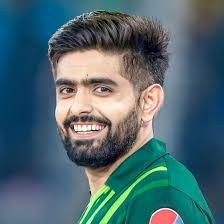
#> input picture Lab 05/open cv/Feature Detection and Description/babarazam.jpeg, 224 x 224 px, found by its file name
$ jupyter execute --allow-errors 'Feature extraction.ipynb'   (shell and % lines are left out)
#> lines starting #> are read from the running program, lines starting #| are printed output that depends on the picture; after the words box and inside, x2 and y2 are one past the last pixel; in counts of white or black regions, pixels touching at a corner belong together
[cell 1]
import cv2
import numpy as np
import matplotlib.pyplot as plt

[cell 2]
import cv2

image = cv2.imread("D:/open cv/Feature Detection and Description/babarazam.jpeg")
#> image is the input picture: shape (224, 224, 3); mean B, G, R 111.4, 103.7, 77

gray_image = cv2.cvtColor(image, cv2.COLOR_BGR2GRAY)
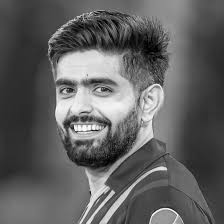
#> gray_image: shape (224, 224); min 0, max 254, mean 96.6

cv2.imshow("Original Image", image)
cv2.imshow("Gray Image", gray_image)

cv2.waitKey(0)
cv2.destroyAllWindows()

[cell 3]
edges = cv2.Canny(gray_image, 100, 200)
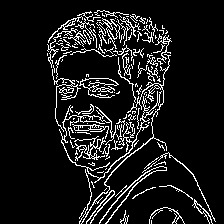
#> edges: shape (224, 224); 10% white in thin lines or dots, all inside (x1, y1, x2, y2) = (47, 10, 216, 224)
plt.imshow(edges, cmap='gray')
plt.title('Edge Image')
plt.show()

[cell 4]
sift = cv2.SIFT_create()
keypoints, descriptors = sift.detectAndCompute(gray_image, None)
#> keypoints = 225 keypoints; strongest (x, y, size): (72, 128, 2.2), (75, 65, 20.8), (112, 192, 2.8), (162, 168, 3.8)
image_with_sift = cv2.drawKeypoints(image, keypoints, None)
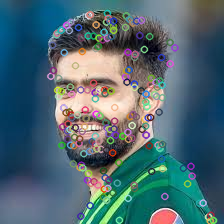
#> image_with_sift: shape (224, 224, 3); mean B, G, R 113.3, 104.5, 78.3
plt.imshow(cv2.cvtColor(image_with_sift, cv2.COLOR_BGR2RGB))
plt.title('SIFT Features')
plt.show()

[cell 5]
orb = cv2.ORB_create()
keypoints, descriptors = orb.detectAndCompute(gray_image, None)
#> keypoints = 425 keypoints; strongest (x, y, size): (75, 127, 31), (73, 128, 31), (74, 127, 37.2), (72, 128, 37.2)
image_with_orb = cv2.drawKeypoints(image, keypoints, None, flags=cv2.DRAW_MATCHES_FLAGS_DRAW_RICH_KEYPOINTS)
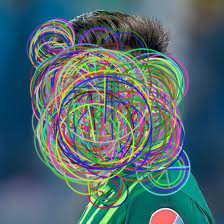
#> image_with_orb: shape (224, 224, 3); mean B, G, R 110.7, 105.5, 80
plt.imshow(cv2.cvtColor(image_with_orb, cv2.COLOR_BGR2RGB))
plt.title('ORB Features')
plt.show()

[cell 6]
import numpy as np
import cv2
import matplotlib
import matplotlib.pyplot as plt

[cell 7]
img = cv2.imread("D:/open cv/Feature Detection and Description/babarazam.jpeg")
plt.imshow(img)

[cell 8]
#Converting the image to gray
gray = cv2.cvtColor(img, cv2.COLOR_BGR2GRAY)
gray.shape
plt.imshow(gray)

[cell 9]
plt.imshow(gray, cmap='gray')

[cell 10]
import cv2
import matplotlib.pyplot as plt

img = cv2.imread("D:/open cv/Feature Detection and Description/babarazam.jpeg")

gray = cv2.cvtColor(img, cv2.COLOR_BGR2GRAY)

face_cascade = cv2.CascadeClassifier(cv2.data.haarcascades + "haarcascade_frontalface_default.xml")

faces = face_cascade.detectMultiScale(gray, 1.3, 5)
#> faces = [[31, 48, 105, 105]]

print(faces)
#| [[ 31  48 105 105]]

for (x,y,w,h) in faces:
    cv2.rectangle(img,(x,y),(x+w,y+h),(0,255,0),2)
#> this loop made 1 pass
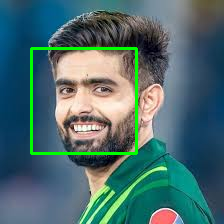
#> img: shape (224, 224, 3); 2.5% of pixels changed, all inside (x1, y1, x2, y2) = (30, 47, 138, 155)

plt.imshow(cv2.cvtColor(img, cv2.COLOR_BGR2RGB))
plt.axis("off")

[cell 11]
(x,y,w,h) = faces[0]
#> x = 31; y = 48; w = 105; h = 105
x,y,w,h
#> Out = (31, 48, 105, 105)

[cell 12]
face_img = cv2.rectangle(img,(x,y),(x+w,y+h),(255,0,0),2)
plt.imshow(face_img)

[cell 13]
import cv2
import matplotlib.pyplot as plt

img = cv2.imread("D:/open cv/Feature Detection and Description/babarazam.jpeg")

gray = cv2.cvtColor(img, cv2.COLOR_BGR2GRAY)

face_cascade = cv2.CascadeClassifier(cv2.data.haarcascades + "haarcascade_frontalface_default.xml")
eye_cascade = cv2.CascadeClassifier(cv2.data.haarcascades + "haarcascade_eye.xml")

faces = face_cascade.detectMultiScale(gray, 1.3, 5)

for (x,y,w,h) in faces:

    cv2.rectangle(img,(x,y),(x+w,y+h),(255,0,0),2)

    roi_gray = gray[y:y+h, x:x+w]
    roi_color = img[y:y+h, x:x+w]

    eyes = eye_cascade.detectMultiScale(roi_gray)

    for (ex,ey,ew,eh) in eyes:
        cv2.rectangle(roi_color,(ex,ey),(ex+ew,ey+eh),(0,255,0),2)
#> this loop made 1 pass
#> (x, y, w, h, eyes) on pass 1: (31, 48, 105, 105, [[22, 27, 29, 29], [58, 30, 23, 23]])
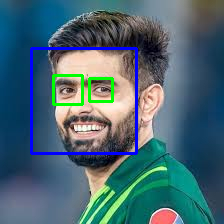
#> img: shape (224, 224, 3); 3.73% of pixels changed, all inside (x1, y1, x2, y2) = (30, 47, 138, 155)
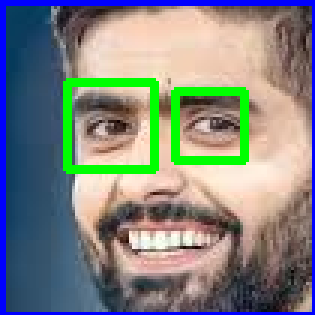
#> roi_color: shape (105, 105, 3) (shown 3 times larger); mean B, G, R 128.7, 131.7, 127.7

plt.figure()
plt.imshow(cv2.cvtColor(img, cv2.COLOR_BGR2RGB))
plt.axis("off")
plt.show()

[cell 14]
#Plotting the cropped Image
plt.imshow(roi_color, cmap='gray')
plt.show()

[cell 15]
cropped_img = np.array(roi_color)
cropped_img.shape
#> Out = (105, 105, 3)

[cell 16]
import numpy as np
import pywt
import cv2

def w2d(img, mode='haar', level=1):
#> called with mode = 'db1', level = 5
    imArray = img
    #Datatype conversions
    #convert to grayscale
    imArray = cv2.cvtColor( imArray,cv2.COLOR_RGB2GRAY )
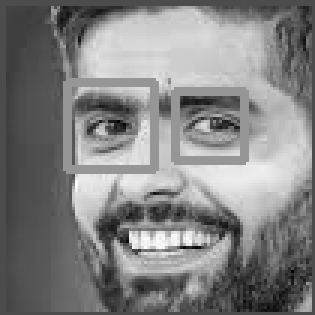
#> imArray: shape (105, 105) (shown 3 times larger); min 2, max 252, mean 130.4
    #convert to float
    imArray =  np.float32(imArray)
    imArray /= 255;
    # compute coefficients
    coeffs=pywt.wavedec2(imArray, mode, level=level)
#> coeffs = 6 items

    #Process Coefficients
    coeffs_H=list(coeffs)
#> coeffs_H = 6 items
    coeffs_H[0] *= 0;

    # reconstruction
    imArray_H=pywt.waverec2(coeffs_H, mode);
    imArray_H *= 255;
    imArray_H =  np.uint8(imArray_H)
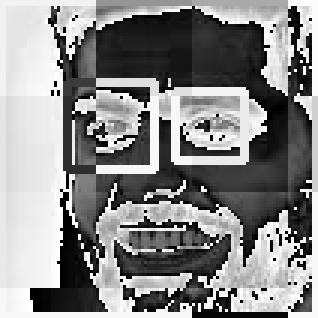
#> imArray_H: shape (106, 106) (shown 3 times larger); min 0, max 255, mean 136.1

    return imArray_H

[cell 17]
im_har = w2d(cropped_img,'db1',5)
plt.imshow(im_har, cmap='gray')

[cell 18]
def get_cropped_image_if_2_eyes(image_path):
    img = cv2.imread(image_path)
    gray = cv2.cvtColor(img, cv2.COLOR_BGR2GRAY)
    faces = face_cascade.detectMultiScale(gray, 1.3, 5)
#> faces = [[31, 48, 105, 105]]
    for (x,y,w,h) in faces:
        roi_gray = gray[y:y+h, x:x+w]
        roi_color = img[y:y+h, x:x+w]
        eyes = eye_cascade.detectMultiScale(roi_gray)
        if len(eyes) >= 2:
            return roi_color
#> this loop made 1 pass
#> pass 1, in get_cropped_image_if_2_eyes, `roi_color = img[y:y+h, x:x+w]`:
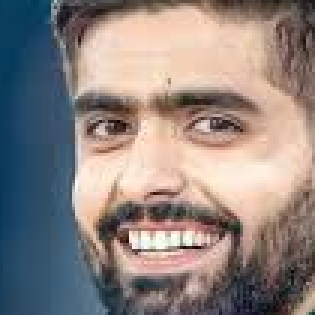
#> roi_color: shape (105, 105, 3) (shown 3 times larger); mean B, G, R 128, 131.3, 141.9

original_image = cv2.imread("D:/open cv/Feature Detection and Description/babarazam.jpeg")
plt.imshow(original_image)

[cell 19]
cropped_image = get_cropped_image_if_2_eyes("D:/open cv/Feature Detection and Description/babarazam.jpeg")
plt.imshow(cropped_image)

[cell 20]
import os

path_to_data = "D:/open cv/images/"
path_to_cr_data = "D:/open cv/images/cropped/"

# Ensure cropped folder exists
os.makedirs(path_to_cr_data, exist_ok=True)

# List all subdirectories in path_to_data
img_dirs = [entry.path for entry in os.scandir(path_to_data) if entry.is_dir()]
print(img_dirs)

[cell 21]
import shutil
if os.path.exists(path_to_cr_data):
     shutil.rmtree(path_to_cr_data)
os.mkdir(path_to_cr_data)

[cell 22]
cropped_image_dirs = []
celebrity_file_names_dict = {}

for img_dir in img_dirs:
    count = 1
    celebrity_name = img_dir.split('/')[-1]
    print(celebrity_name)

    celebrity_file_names_dict[celebrity_name] = []

    for entry in os.scandir(img_dir):
        roi_color = get_cropped_image_if_2_eyes(entry.path)
        if roi_color is not None:
            cropped_folder = path_to_cr_data + celebrity_name
            if not os.path.exists(cropped_folder):
                os.makedirs(cropped_folder)
                cropped_image_dirs.append(cropped_folder)
                print("Generating cropped images in folder: ",cropped_folder)

            cropped_file_name = celebrity_name + str(count) + ".png"
            cropped_file_path = cropped_folder + "/" + cropped_file_name

            cv2.imwrite(cropped_file_path, roi_color)
            celebrity_file_names_dict[celebrity_name].append(cropped_file_path)
            count += 1

[cell 23]
celebrity_file_names_dict = {}
for img_dir in cropped_image_dirs:
    celebrity_name = img_dir.split('/')[-1]
    file_list = []
    for entry in os.scandir(img_dir):
        file_list.append(entry.path)
    celebrity_file_names_dict[celebrity_name] = file_list
celebrity_file_names_dict

[cell 24]
class_dict = {}
count = 0
for celebrity_name in celebrity_file_names_dict.keys():
    class_dict[celebrity_name] = count
    count = count + 1
class_dict
